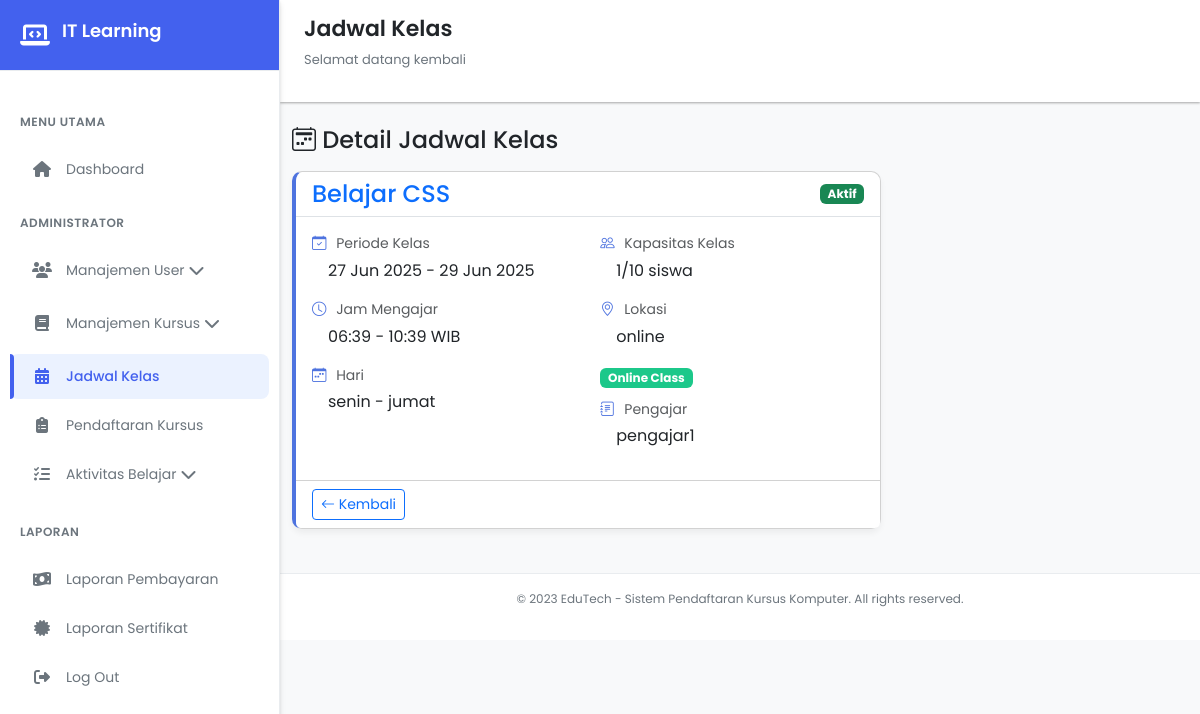
/views/dashboard/jadwal/detail_jadwal.php?id=6 (signed in), run on the app's committed database.
### tables this page shows
CREATE TABLE `schedules` (
  `schedule_id` int(11) NOT NULL,
  `course_id` int(11) DEFAULT NULL,
  `instructor_id` int(11) DEFAULT NULL,
  `tanggal_mulai` date DEFAULT NULL,
  `tanggal_selesai` date DEFAULT NULL,
  `waktu_mulai` time DEFAULT NULL,
  `waktu_selesai` time DEFAULT NULL,
  `hari_pelaksanaan` varchar(50) DEFAULT NULL,
  `kapasitas_maksimal` int(11) DEFAULT NULL,
  `lokasi_kelas` varchar(255) DEFAULT NULL
);

CREATE TABLE `courses` (
  `course_id` int(11) NOT NULL,
  `nama_kursus` varchar(255) DEFAULT NULL,
  `deskripsi` text DEFAULT NULL,
  `durasi_jam` int(11) DEFAULT NULL,
  `harga` decimal(10,2) DEFAULT NULL,
  `level` enum('Dasar','Menengah','Lanjut') DEFAULT NULL,
  `status_aktif` tinyint(1) DEFAULT NULL
);

CREATE TABLE `users` (
  `user_id` int(11) NOT NULL,
  `nama_lengkap` varchar(255) DEFAULT NULL,
  `email` varchar(255) DEFAULT NULL,
  `password_hash` varchar(255) DEFAULT NULL,
  `telepon` varchar(20) DEFAULT NULL,
  `alamat` text DEFAULT NULL,
  `tanggal_registrasi` datetime DEFAULT NULL,
  `last_login` datetime DEFAULT NULL,
  `role` enum('siswa','pengajar','admin') DEFAULT NULL
);

### views/dashboard/jadwal/detail_jadwal.php (the view, shortened to what this page needs)
<?php
include '../../../database/koneksi.php';
$schedule_id = $_GET['id'];
$query = "SELECT s.*, c.nama_kursus, c.status_aktif, u.nama_lengkap AS nama_pengajar
          FROM schedules s
          JOIN courses c ON s.course_id = c.course_id
          JOIN users u ON s.instructor_id = u.user_id
          WHERE s.schedule_id = $schedule_id";
$result = mysqli_query($conn, $query);
$data = mysqli_fetch_assoc($result);
if ($data['status_aktif'] == 1) {
    $status_text = 'Aktif';
    $status_badge = 'bg-success';
} else {
    $status_text = 'Nonaktif';
    $status_badge = 'bg-secondary';
}
$schedule_id = $data['schedule_id'];
$queryPendaftar = mysqli_query($conn, "SELECT COUNT(*) as total FROM enrollments WHERE schedule_id = $schedule_id AND status_pendaftaran IN ('pending', 'diterima', 'selesai')");
$jumlahPendaftar = 0;
if ($rowPendaftar = mysqli_fetch_assoc($queryPendaftar)) {
    $jumlahPendaftar = $rowPendaftar['total'];
}
?>
<!DOCTYPE html>
<html lang="id">
<head>
    <link href="https://cdn.jsdelivr.net/npm/bootstrap@5.3.3/dist/css/bootstrap.min.css" rel="stylesheet">
    <link rel="stylesheet" href="https://cdnjs.cloudflare.com/ajax/libs/font-awesome/6.4.0/css/all.min.css">
    <link rel="stylesheet" href="../../../css/dasboard.css">
     <link rel="stylesheet" href="https://cdn.jsdelivr.net/npm/bootstrap-icons@1.10.0/font/bootstrap-icons.css">
</head>
<body>
   <div class="sidebar" id="sidebar">
        <div class="sidebar-header">
            <i class="fas fa-laptop-code"></i>
            <h2>IT Learning</h2>
        </div>
        <div class="sidebar-menu">
            <div class="menu-category">Menu Utama</div>
            <div class="menu-item" onclick="window.location.href='../dashboard.php'">
                <i class="fas fa-home"></i>
                <span>Dashboard</span>
            </div>
            <?php if ($_SESSION['role'] == 'admin') : ?>
                <div class="menu-category">Administrator</div>
                <div class="menu-item" onclick="toggleDropdown('user-dropdown')">
                    <i class="fas fa-users"></i>
                    <span>Manajemen User</span>
                    <i class="fas fa-chevron-down ml-auto" id="user-chevron"></i>
                </div>
            <?php endif; ?>
            <div class="menu-item" onclick="toggleDropdown('course-dropdown')">
                <i class="fas fa-book"></i>
                <span>Manajemen Kursus</span>
                <i class="fas fa-chevron-down ml-auto" id="course-chevron"></i>
            </div>
            <div class="menu-item active" onclick="window.location.href='jadwal.php'">
                <i class="fas fa-calendar-alt"></i>
                <span>Jadwal Kelas</span>
            </div>
            <?php if ($_SESSION['role'] == 'admin') : ?>
                <div class="menu-item" onclick="window.location.href='../pendaftaran_kursus/pendaftaran.php'">
                    <i class="fas fa-clipboard-list"></i>
                    <span>Pendaftaran Kursus</span>
                </div>
            <?php endif; ?>
            <div class="menu-item" onclick="toggleDropdown('activity-dropdown')">
                <i class="fas fa-tasks"></i>
                <span>Aktivitas Belajar</span>
                <i class="fas fa-chevron-down ml-auto" id="activity-chevron"></i>
            </div>
            <div class="menu-category">Laporan</div>
            <?php if ($_SESSION['role'] == 'admin') : ?>
                <div class="menu-item" onclick="window.location.href='../pembayaran/laporan_pembayaran.php'">
                    <i class="fas fa-money-bill-wave"></i>
                    <span>Laporan Pembayaran</span>
                </div>
            <?php endif; ?>
             <div class="menu-item" onclick="window.location.href='../sertifikat/sertifikat.php'">
                <i class="fas fa-certificate"></i>
                <span>Laporan Sertifikat</span>
            </div>
            <div class="menu-item" onclick="window.location.href='../../../php/logout.php'">
                <i class="fas fa-sign-out-alt"></i>
                <span>Log Out</span>
            </div>
        </div>
    </div>
    <div class="main-content" id="mainContent">
        <div class="header">
            <div class="header-title">
                <h1>Jadwal Kelas</h1>
                <p>Selamat datang kembali</p>
            </div>
        </div>
 <div class="container py-4">
    <div class="d-flex justify-content-between align-items-center mb-3">
        <h2 class="h4 mb-0 text-gray-800"><i class="bi bi-calendar2-week"></i> Detail Jadwal Kelas</h2>
     </div>
    <div class="row">
        <div class="col-lg-8">
            <div class="card schedule-card">
               <div class="card-header bg-white border-bottom">
                <div class="d-flex justify-content-between align-items-center">
                    <h4 class="mb-0 text-primary"><?= htmlspecialchars($data['nama_kursus']) ?></h4>
                    <span class="badge <?= $status_badge ?>">
                        <?= $status_text ?>
                    </span>
                </div>
            </div>
                <div class="card-body">
                    <div class="row">
                        <div class="col-md-6">
                            <div class="detail-item">
                                <p class="mb-1 small text-muted"><i class="bi bi-calendar-check info-icon"></i> Periode Kelas</p>
                                <p class="ps-3"><?= date('d M Y', strtotime($data['tanggal_mulai'])) ?> - <?= date('d M Y', strtotime($data['tanggal_selesai'])) ?></p>
                            </div>
                            <div class="detail-item">
                                <p class="mb-1 small text-muted"><i class="bi bi-clock info-icon"></i> Jam Mengajar</p>
                                <p class="ps-3"><?= date('H:i', strtotime($data['waktu_mulai'])) ?> - <?= date('H:i', strtotime($data['waktu_selesai'])) ?> WIB</p>
                            </div>
                            <div class="detail-item">
                                <p class="mb-1 small text-muted"><i class="bi bi-calendar-week info-icon"></i> Hari</p>
                                <p class="ps-3"><?= htmlspecialchars($data['hari_pelaksanaan']) ?></p>
                            </div>
                        </div>
                        <div class="col-md-6">
                          <div class="detail-item">
                            <p class="mb-1 small text-muted"><i class="bi bi-people info-icon"></i> Kapasitas Kelas</p>
                            <p class="ps-3"><?= $jumlahPendaftar ?>/<?= $data['kapasitas_maksimal'] ?> siswa</p>
                            </div>
                            <div class="detail-item">
                                <p class="mb-1 small text-muted"><i class="bi bi-geo-alt info-icon"></i> Lokasi</p>
                                <p class="ps-3"><?= htmlspecialchars($data['lokasi_kelas']) ?></p>
                                <span class="badge badge-online text-white session-badge">
                                    <?= stripos($data['lokasi_kelas'], 'online') !== false ? 'Online Class' : 'Offline Class' ?>
                                </span>
                            </div>
                            <div class="detail-item">
                                <p class="mb-1 small text-muted"><i class="bi bi-journal-text info-icon"></i> Pengajar</p>
                                <p class="ps-3"><?= htmlspecialchars($data['nama_pengajar']) ?></p>
                            </div>
                        </div>
                    </div>
                </div>
                <div class="card-footer bg-white py-2">
                    <div class="d-flex justify-content-between">
                        <a href="jadwal.php" class="btn btn-sm btn-outline-primary">
                            <i class="bi bi-arrow-left"></i> Kembali
                        </a>
                    </div>
                </div>
            </div>
        </div>
    </div>
</div>
 <div class="footer">
            <p>© 2023 EduTech - Sistem Pendaftaran Kursus Komputer. All rights reserved.</p>
        </div>
    </div>
</body>
</html>

### css/dasboard.css (style rules this page uses)
:root { --primary: #4361ee; --primary-dark: #3a56d4; --primary-light: #ebf2ff; --secondary: #3f37c9; --accent: #4895ef; --success: #4cc9f0; --warning: #f8961e; --danger: #f72585; --light: #f8f9fa; --dark: #212529; --gray: #6c757d; --light-gray: #e9ecef; --white: #ffffff; --shadow-sm: 0 1px 3px rgba(0,0,0,0.12), 0 1px 2px rgba(0,0,0,0.24); --shadow-md: 0 4px 6px rgba(0,0,0,0.1), 0 1px 3px rgba(0,0,0,0.08); --shadow-lg: 0 10px 25px rgba(0,0,0,0.1), 0 5px 10px rgba(0,0,0,0.05); --radius-sm: 8px; --radius-md: 12px; --radius-lg: 16px; --transition: all 0.3s cubic-bezier(0.25, 0.8, 0.25, 1); }
.card { border-radius: 0.75rem; }
.card-header { border-radius: 0.75rem 0.75rem 0 0 !important; }
* { margin: 0; padding: 0; box-sizing: border-box; font-family: 'Poppins', sans-serif; }
body { display: flex; min-height: 100vh; background-color: var(--light); color: var(--dark); transition: var(--transition); }
.sidebar { width: 280px; background: var(--white); height: 100vh; position: fixed; transition: var(--transition); z-index: 1000; box-shadow: var(--shadow-md); border-right: 1px solid var(--light-gray); display: flex; flex-direction: column; }
.sidebar-header { padding: 20px; display: flex; align-items: center; border-bottom: 1px solid var(--light-gray); background: var(--primary); color: var(--white); }
.sidebar-header i { font-size: 24px; margin-right: 12px; color: var(--white); }
.sidebar-header h2 { font-size: 18px; font-weight: 600; }
.sidebar-menu { padding: 20px 0; flex: 1; overflow-y: auto; }
.menu-category { padding: 12px 20px; font-size: 12px; font-weight: 600; text-transform: uppercase; letter-spacing: 0.5px; color: var(--gray); margin-top: 10px; }
.menu-item { padding: 12px 20px; display: flex; align-items: center; cursor: pointer; transition: var(--transition); margin: 4px 10px; border-radius: var(--radius-sm); color: var(--gray); }
.menu-item.active { background-color: var(--primary-light); color: var(--primary); font-weight: 500; position: relative; }
.menu-item.active::before { content: ''; position: absolute; left: 0; top: 0; height: 100%; width: 4px; background-color: var(--primary); border-radius: 0 var(--radius-sm) var(--radius-sm) 0; }
.menu-item i { width: 24px; margin-right: 12px; font-size: 16px; text-align: center; }
.menu-item span { font-size: 14px; }
.main-content { flex: 1; margin-left: 280px; transition: var(--transition); min-height: 100vh; display: flex; flex-direction: column; }
.header { display: flex; justify-content: space-between; align-items: center; padding: 16px 24px; background-color: var(--white); box-shadow: var(--shadow-sm); z-index: 100; position: sticky; top: 0; }
.header-title h1 { color: var(--dark); font-size: 22px; font-weight: 600; }
.header-title p { font-size: 13px; color: var(--gray); margin-top: 2px; }
.footer { text-align: center; padding: 16px; font-size: 12px; color: var(--gray); border-top: 1px solid var(--light-gray); background-color: var(--white); }

### views/dashboard/jadwal/detail_jadwal.php (style rules this page uses)
.schedule-card { border-radius: 10px; box-shadow: 0 4px 6px rgba(0,0,0,0.05); margin-bottom: 20px; border-left: 4px solid #4e73df; }
.badge-online { background-color: #1cc88a; }
.info-icon { color: #4e73df; margin-right: 6px; font-size: 0.9rem; }
.detail-item { margin-bottom: 10px; }
.session-badge { font-size: 0.75rem; }

### data on the page
schedules: course.nama_kursus "Belajar CSS", course.status_aktif "Aktif", tanggal_mulai "27 Jun 2025", tanggal_selesai "29 Jun 2025", waktu_mulai "06:39", waktu_selesai "10:39", hari_pelaksanaan "senin - jumat", kapasitas_maksimal "10", lokasi_kelas "online", users.nama_lengkap "pengajar1"

### other printed values
$jumlahPendaftar "1"
